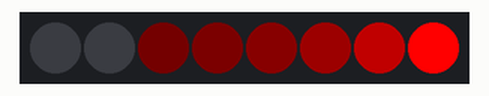
A sketch run on a simulated Arduino Uno, built with avr-gcc and run on an emulated ATmega328P. On the bench: 8 RGB LEDs in strip order, left to right.

Above: at 1.39 s.
At 5.19 s:
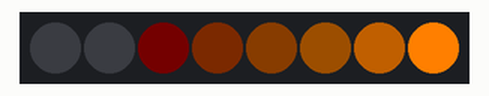
At 9.53 s:
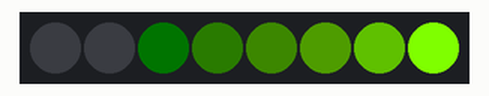
At 20.37 s:
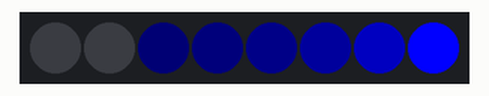
At 29.05 s:
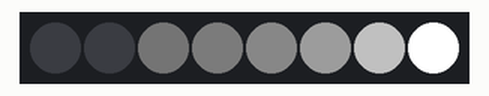
At 39.35 s:
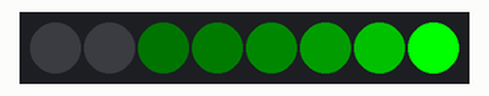
Timing chart, 0 to 40.0 s (numbered marks = the images above):
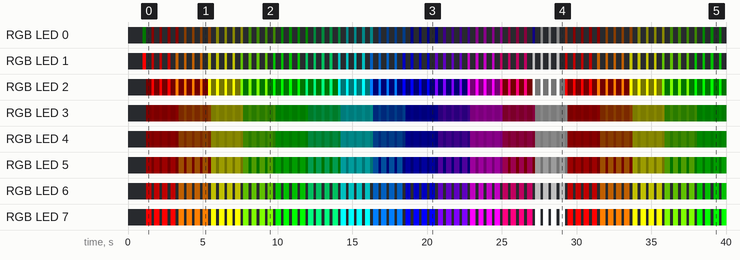

The sketch:

NeoPixel-WS2812-con-Arduino.ino
```cpp
/*
  Created by TEOS
  Domotic with Arduino https://goo.gl/btZpjs
  YouTube https://goo.gl/k7TUSZ
  Instagram https://goo.gl/zEIjia
  Facebook https://goo.gl/eivraR
  Twitter https://goo.gl/du5Wgn
  Github https://goo.gl/Xl5IiS
  Google Plus https://goo.gl/gBnUdh
  WEB https://www.proyecto-teos.com
*/

#include <Adafruit_NeoPixel.h> //https://github.com/adafruit/Adafruit_NeoPixel
uint8_t pinPixelT = 2;
uint8_t widthT = 3;
uint16_t rateT = 35;
uint16_t seriesT = 4;
uint16_t numPixelsT = 8;

Adafruit_NeoPixel stripLedT = Adafruit_NeoPixel(numPixelsT, pinPixelT, NEO_GRB + NEO_KHZ800);

void setup() {
  stripLedT.begin();
  delay(1000);
}

void loop() {
  larsonScannerT(0xFF0000);
  larsonScannerT(0xFF7F00);
  larsonScannerT(0xFFFF00);
  larsonScannerT(0x7FFF00);
  larsonScannerT(0x00FF00);
  larsonScannerT(0x00FF7F);
  larsonScannerT(0x00FFFF);
  larsonScannerT(0x007FFF);
  larsonScannerT(0x0000FF);
  larsonScannerT(0x7F00FF);
  larsonScannerT(0xFF00FF);
  larsonScannerT(0xFF007F);
  larsonScannerT(0xFFFFFF);
}

void larsonScannerT(uint32_t colorT) {
  uint32_t previousValT[numPixelsT];
  for (int iT = 0; iT < seriesT; iT++) {
    for (int countLeftT = 1; countLeftT < numPixelsT; countLeftT++) {
      stripLedT.setPixelColor(countLeftT, colorT);
      previousValT[countLeftT] = colorT;
      for (int xT = countLeftT; xT > 0; xT--) {
        previousValT[xT - 1] = getColorT(previousValT[xT - 1], widthT);
        stripLedT.setPixelColor(xT - 1, previousValT[xT - 1]);
      }
      stripLedT.show();
      delay(rateT);
    }
    for (int countRightT = numPixelsT - 1; countRightT >= 0; countRightT--) {
      stripLedT.setPixelColor(countRightT, colorT);
      previousValT[countRightT] = colorT;
      for (int xT = countRightT; xT <= numPixelsT ; xT++) {
        previousValT[xT - 1] = getColorT(previousValT[xT - 1], widthT);
        stripLedT.setPixelColor(xT + 1, previousValT[xT + 1]);
      }
      stripLedT.show();
      delay(rateT);
    }
  }
}

uint32_t getColorT(uint32_t colorT, uint8_t widthT) {
  return (((colorT & 0xFF0000) / widthT) & 0xFF0000) + (((colorT & 0x00FF00) / widthT) & 0x00FF00) + (((colorT & 0x0000FF) / widthT) & 0x0000FF);
}
```

Measured:
- by itself, RGB LED 0: off → RGB(0, 2, 0) at 1.0 s, → off 0.22 s later, → RGB(9, 0, 0) 0.36 s later, → off 0.18 s later, … (144 changes in this stretch)
- by itself, RGB LED 6: off → RGB(85, 0, 0) at 1.2 s, → off 0.36 s later, → RGB(85, 0, 0) 0.18 s later, → off 0.36 s later, … (143 changes in this stretch)
